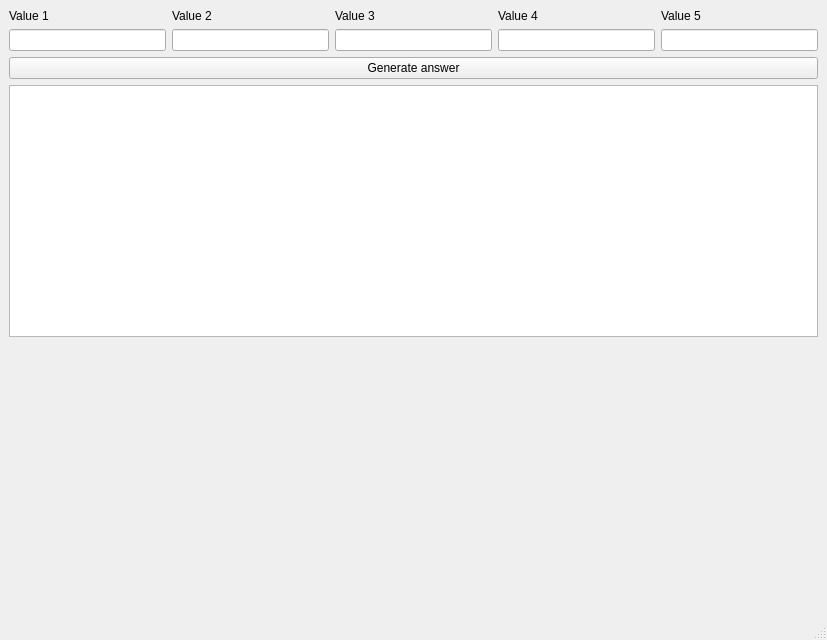
<?xml version="1.0" encoding="UTF-8"?>
<ui version="4.0">
 <class>MainWindow</class>
 <widget class="QMainWindow" name="MainWindow">
  <property name="geometry">
   <rect>
    <x>0</x>
    <y>0</y>
    <width>827</width>
    <height>640</height>
   </rect>
  </property>
  <property name="windowTitle">
   <string>MainWindow</string>
  </property>
  <widget class="QWidget" name="centralwidget">
   <layout class="QVBoxLayout" name="verticalLayout_3">
    <item>
     <layout class="QGridLayout" name="gridLayout">
      <item row="1" column="0">
       <widget class="QLineEdit" name="value_1"/>
      </item>
      <item row="1" column="2">
       <widget class="QLineEdit" name="value_3"/>
      </item>
      <item row="1" column="1">
       <widget class="QLineEdit" name="value_2"/>
      </item>
      <item row="1" column="3">
       <widget class="QLineEdit" name="value_4"/>
      </item>
      <item row="1" column="4">
       <widget class="QLineEdit" name="value_5"/>
      </item>
      <item row="0" column="0">
       <widget class="QLabel" name="text_1">
        <property name="text">
         <string>Value 1</string>
        </property>
       </widget>
      </item>
      <item row="0" column="1">
       <widget class="QLabel" name="text_2">
        <property name="text">
         <string>Value 2</string>
        </property>
       </widget>
      </item>
      <item row="0" column="2">
       <widget class="QLabel" name="text_3">
        <property name="text">
         <string>Value 3</string>
        </property>
       </widget>
      </item>
      <item row="0" column="3">
       <widget class="QLabel" name="text_4">
        <property name="text">
         <string>Value 4</string>
        </property>
       </widget>
      </item>
      <item row="0" column="4">
       <widget class="QLabel" name="text_5">
        <property name="text">
         <string>Value 5</string>
        </property>
       </widget>
      </item>
     </layout>
    </item>
    <item>
     <widget class="QPushButton" name="generate">
      <property name="text">
       <string>Generate answer</string>
      </property>
     </widget>
    </item>
    <item>
     <widget class="QTextEdit" name="console">
      <property name="readOnly">
       <bool>true</bool>
      </property>
      <property name="placeholderText">
       <string/>
      </property>
     </widget>
    </item>
    <item>
     <widget class="QLabel" name="status">
      <property name="text">
       <string/>
      </property>
     </widget>
    </item>
    <item>
     <spacer name="verticalSpacer">
      <property name="orientation">
       <enum>Qt::Orientation::Vertical</enum>
      </property>
      <property name="sizeHint" stdset="0">
       <size>
        <width>20</width>
        <height>40</height>
       </size>
      </property>
     </spacer>
    </item>
   </layout>
  </widget>
  <widget class="QMenuBar" name="menubar">
   <property name="geometry">
    <rect>
     <x>0</x>
     <y>0</y>
     <width>827</width>
     <height>33</height>
    </rect>
   </property>
  </widget>
  <widget class="QStatusBar" name="statusbar"/>
 </widget>
 <resources/>
 <connections/>
</ui>
